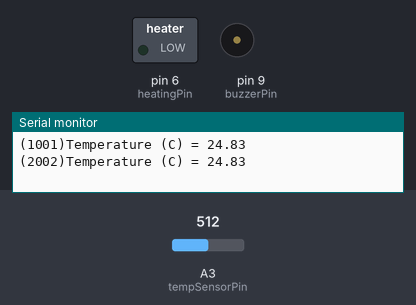
The sketch below on a simulated Arduino Uno, built with avr-gcc and run on an emulated ATmega328P. Parts: switched loads named in the sketch (green lamp = pin HIGH), buzzer (waves = sounding), the last lines printed to the serial monitor. The test bench sets the inputs (shaded band); at power-on: A3 (tempSensorPin) = 512.

Above: at 2.8 s.
2.9 s: A3 (tempSensorPin) set to 142
4.4 s: A3 (tempSensorPin) set to 121
At 6.2 s:
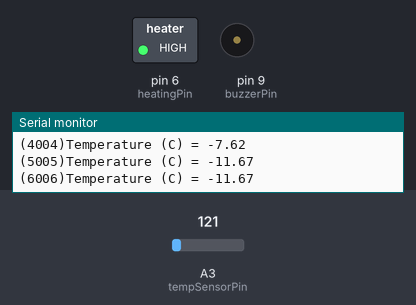
6.5 s: A3 (tempSensorPin) set to 277
8.2 s: A3 (tempSensorPin) set to 299
At 11.8 s:
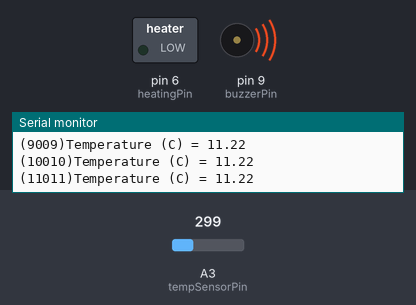
12.4 s: A3 (tempSensorPin) set to 122
At 22.8 s:
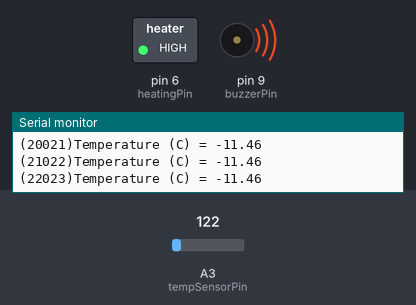
Timing chart, 0 to 34.5 s (numbered marks = the images above; inputs shaded):
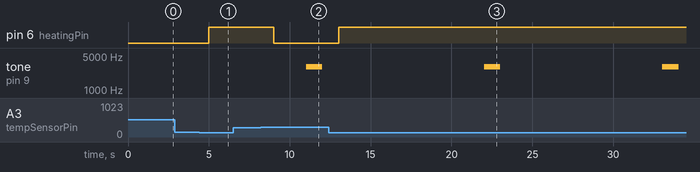

The sketch:

Balloon_arduino_3.ino
```cpp
#include <math.h> // For doing math in arduino


// Create variables to store results (these are updated periodically)
double temperature_c; // Actual temperature, in C
int temperatureVal; // For storing the voltage that was read in

// These are unsigned to increase the range
// Each of these is updated at different times for each component, so that the timing
// for each component is independent
unsigned long timeTemperature, timeBuzzer;

// Pin labels
const int heatingPin = 6;
const int tempSensorPin = A3;
const int buzzerPin = 9;

// Thresholds for adjusting the heating pad, in C
int minTemp = -10;
int maxTemp = 10;

// Used for timing the buzzer's on/off
int cycle = 0;


void setup() {
  Serial.begin(9600); // Initialize Serial Monitor

  // Initialize pins
  pinMode(heatingPin, OUTPUT);
  pinMode(tempSensorPin, INPUT);
  pinMode(buzzerPin, OUTPUT);

  // Start timers
  timeTemperature = millis();
  timeBuzzer = millis();
}

void loop() {
  if (millis()-timeTemperature>1000){
    timeTemperature = millis();
    getTemperature();
    adjustHeating();
  }

  if (millis()-timeBuzzer>1000){
    timeBuzzer = millis();
    buzzer();
  }
}

void getTemperature(){
  temperatureVal = analogRead(tempSensorPin);

  // Conversion from voltage level to temperature (C)
  temperature_c = -133 + 25.3 * log(temperatureVal);

  Serial.print("(");
  Serial.print(millis());
  Serial.print(")");

  Serial.print("Temperature (C) = ");
  Serial.println(temperature_c);
}

void adjustHeating() {
  // Note that maxTemp =/= minTemp to prevent the heating pad
  // from switching on and off quickly when the temp is near the threshold
  if (temperature_c > maxTemp) {
    digitalWrite(heatingPin, LOW);
  }
  if (temperature_c < minTemp) {
    digitalWrite(heatingPin, HIGH);
  }
}

void buzzer(){
  // "cycle" controls when the buzzer is on/off, namely every 10th time this function is called
  if (cycle == 10) {
    cycle = 0;
    tone(buzzerPin, 3000); // "optimal" (i.e. most annoying) frequency as determined by testing
  }
  else if (cycle==0){
    noTone(buzzerPin);
    cycle++;
  }
  else{
    cycle++;
  }
}
```

Measured:
- the behaviour switches between 130 and 129 on A3 (tempSensorPin) (found by bisection; images 0 and 1)
- the behaviour switches between 284 and 285 on A3 (tempSensorPin) (found by bisection; images 1 and 2)
- after the input at 4.4 s, pin 6 (heatingPin): LOW → HIGH after 0.61 s
- after the input at 8.2 s, pin 6 (heatingPin): HIGH → LOW after 0.81 s
- after the input at 12.4 s, pin 6 (heatingPin): LOW → HIGH after 0.62 s
- by itself, tone on pin 9 (buzzerPin): alternates 3000 Hz for 1.0 s and silent for 10.0 s
